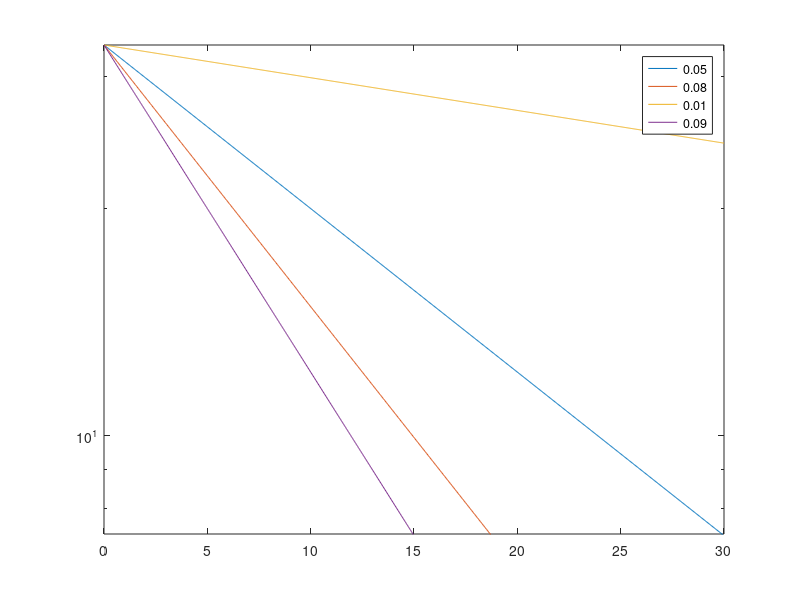

Write MATLAB code to recreate this figure. (Note: a time limit stopped this script after it produced the figure.)
%Stepwise approximation of exponential DDF

%%
clc; clear; close all;

b2 = -33;% -10;
b2_initial = b2;

To= 10; %Pulse width
T = 20*To;
nSamples = 2^13;

sigma = 0.05;
C = sigma/b2;

Fs = (nSamples-1)/T;

dt = 1/Fs;
t = (-nSamples/2:nSamples/2-1)*dt;

df = 2*pi/T;
f = (-nSamples/2:nSamples/2-1)*df;
f = fftshift(f);

N_order = 1;
Po = N_order^2;
Ld = To^2/abs(b2);
Lnl = Ld;
gama = 1/(Po*Ld);
L = 30;

dz = min(Ld,Lnl)/100;
z_vector = 0:dz:L;

%%
simul_wave = zeros(length(z_vector), length(t));
spec_wave = zeros(length(z_vector), length(t));
A = N_order*sech(t/To).*exp(1i*C*t.^2/(2*To^2));
fwhm1=find(abs(abs(A).^2)>abs(max(abs(A).^2)/2));
fwhm1=length(fwhm1);
fwhm_vec = zeros(1, length(z_vector));
%%

tot_steps = length(z_vector); %why 63?
segs = 4; %input variable
b2_step = tot_steps/segs;
b2_vec = b2_initial;
b2_vec_cont = b2_initial*exp(-sigma*z_vector);
b2_vec2 = b2_initial*exp(-0.08*z_vector);
b2_vec3 = b2_initial*exp(-0.01*z_vector);
b2_vec4 = b2_initial*exp(-0.1*z_vector);
%%
figure
semilogy(z_vector, abs(b2_vec_cont))
hold on
semilogy(z_vector,abs(b2_vec2))
hold on
semilogy(z_vector,abs(b2_vec3))
hold on
semilogy(z_vector,abs(b2_vec4))
legend('0.05','0.08','0.01', '0.09');
ylim([7.4 33])
%%
i_vec = 1:length(z_vector);
i_sel_vec = i_vec(fix(mod(i_vec,tot_steps/segs)) == 0);
for i = 1:3
    i_half_vec(i) = fix(i_sel_vec(i) + (i_sel_vec(i)-i_sel_vec(i+1))/2);
end
%i_half_vec(4) = fix(i_sel_vec(4) - (i_sel_vec(4)-i_sel_vec(3))/2);


% i_half_vec = [123 248 372 497];

for i = 1:4
    b2_half_vec(i) = b2_vec_cont(i_sel_vec(i));
end


b2_track = 1;
%%
for i = 1:length(z_vector)


    D = exp(1i*(dz/2)*b2*f.^2).*fft(A);
    D = ifft(D);
    N = exp(1i*gama*abs(A).^2*dz);
    A = D.*N;
    spec_wave(i,:) = ifftshift(abs(fft(A)));
    simul_wave(i,:) = abs(A).^2;
    

%     plot(t/To, simul_wave(i,:));
%     ylim([0 11])
%     pause(.00000001);
        
%         if fix(mod((i),tot_steps/segs)) == 0
        if find(i_half_vec == i) > 0
%             b2 = b2_initial*exp(-sigma*z_vector(i)); 
            b2 = b2_half_vec(b2_track);
            b2_track = b2_track + 1;
            b2_vec = [b2_vec b2];
        else
            b2_vec = [b2_vec b2];
        end
        
    
        
    fwhm=find(abs(abs(A).^2)>abs(max(abs(A).^2)/2));
    fwhm=length(fwhm);
    fwhm_vec(i) = fwhm;
    c_factor(i) = (fwhm1/fwhm);
    
%     if i == 885
%         break;
%     end
    

end

%%
figure;
mesh(t/To,z_vector, simul_wave);
xlabel('Time Delay T/To');
ylabel('Distance z/LD');
zlabel('Amplitude');
title('First order soliton with initial chirp');

%%
figure;
plot(c_factor,'-o','MarkerIndices',i_half_vec,'MarkerFaceColor','red')
title('compression factor')
max_cf = max(c_factor);
%%
% target = 987;
% eT = trapz(t/To,simul_wave(target,:));
% simAmp = max(simul_wave(target,:));
% finWidth = fwhm_vec(target);
% eSech = 2*simAmp*((finWidth*dt/To)/1.763); %1.763 is a constant from Cao Wai 2005 paper
% PE = abs(eT-eSech)/eT *100;
%%
for i = 1:length(z_vector)
    eT(i) = trapz(t/To,simul_wave(i,:));
    simAmp(i) = max(simul_wave(i,:));
    eSech(i) = 2*simAmp(i)*((fwhm_vec(i)*dt/To)/1.763); %1.763 is a constant from Cao Wai 2005 paper
    PE(i) = abs(eT(i)-eSech(i))/eT(i) *100;
end

% finWidth = fwhm_vec(target);
figure
plot(PE)
hold on
plot(c_factor)
% plot(normalize(PE,'range'))
% hold on;
% plot(normalize(c_factor,'range'))
% hold on;
% plot(normalize(c_factor,'range')-normalize(PE,'range'))


%%
b2_vec = [b2_vec ones(1,length(z_vector)-length(b2_vec))*b2];
%%
figure
plot(z_vector,b2_vec(1:end-1))
hold on;
plot(z_vector, b2_vec_cont)
% title('above and below')
xlabel('Distance z');
ylabel('Dispersion coefficient \beta_2');
% xlim([-30 0])
% hold on;
% i_vec_2 = [i_vec(1:886), fliplr(i_vec(1:886))];
% inBetween = [b2_vec(1:886), fliplr(b2_vec_cont(1:886))];
% fill(i_vec_2, inBetween, 'g');
%%
area_diff = trapz(abs(b2_vec)) - trapz(abs(b2_vec_cont));
%%
% figure
% plot(simul_wave(target,:));
% hold on;
% plot(simul_wave(target-1,:))
% hold on;
% plot(simul_wave(target+1,:))
% legend('tar','tar-1','tar+1');
